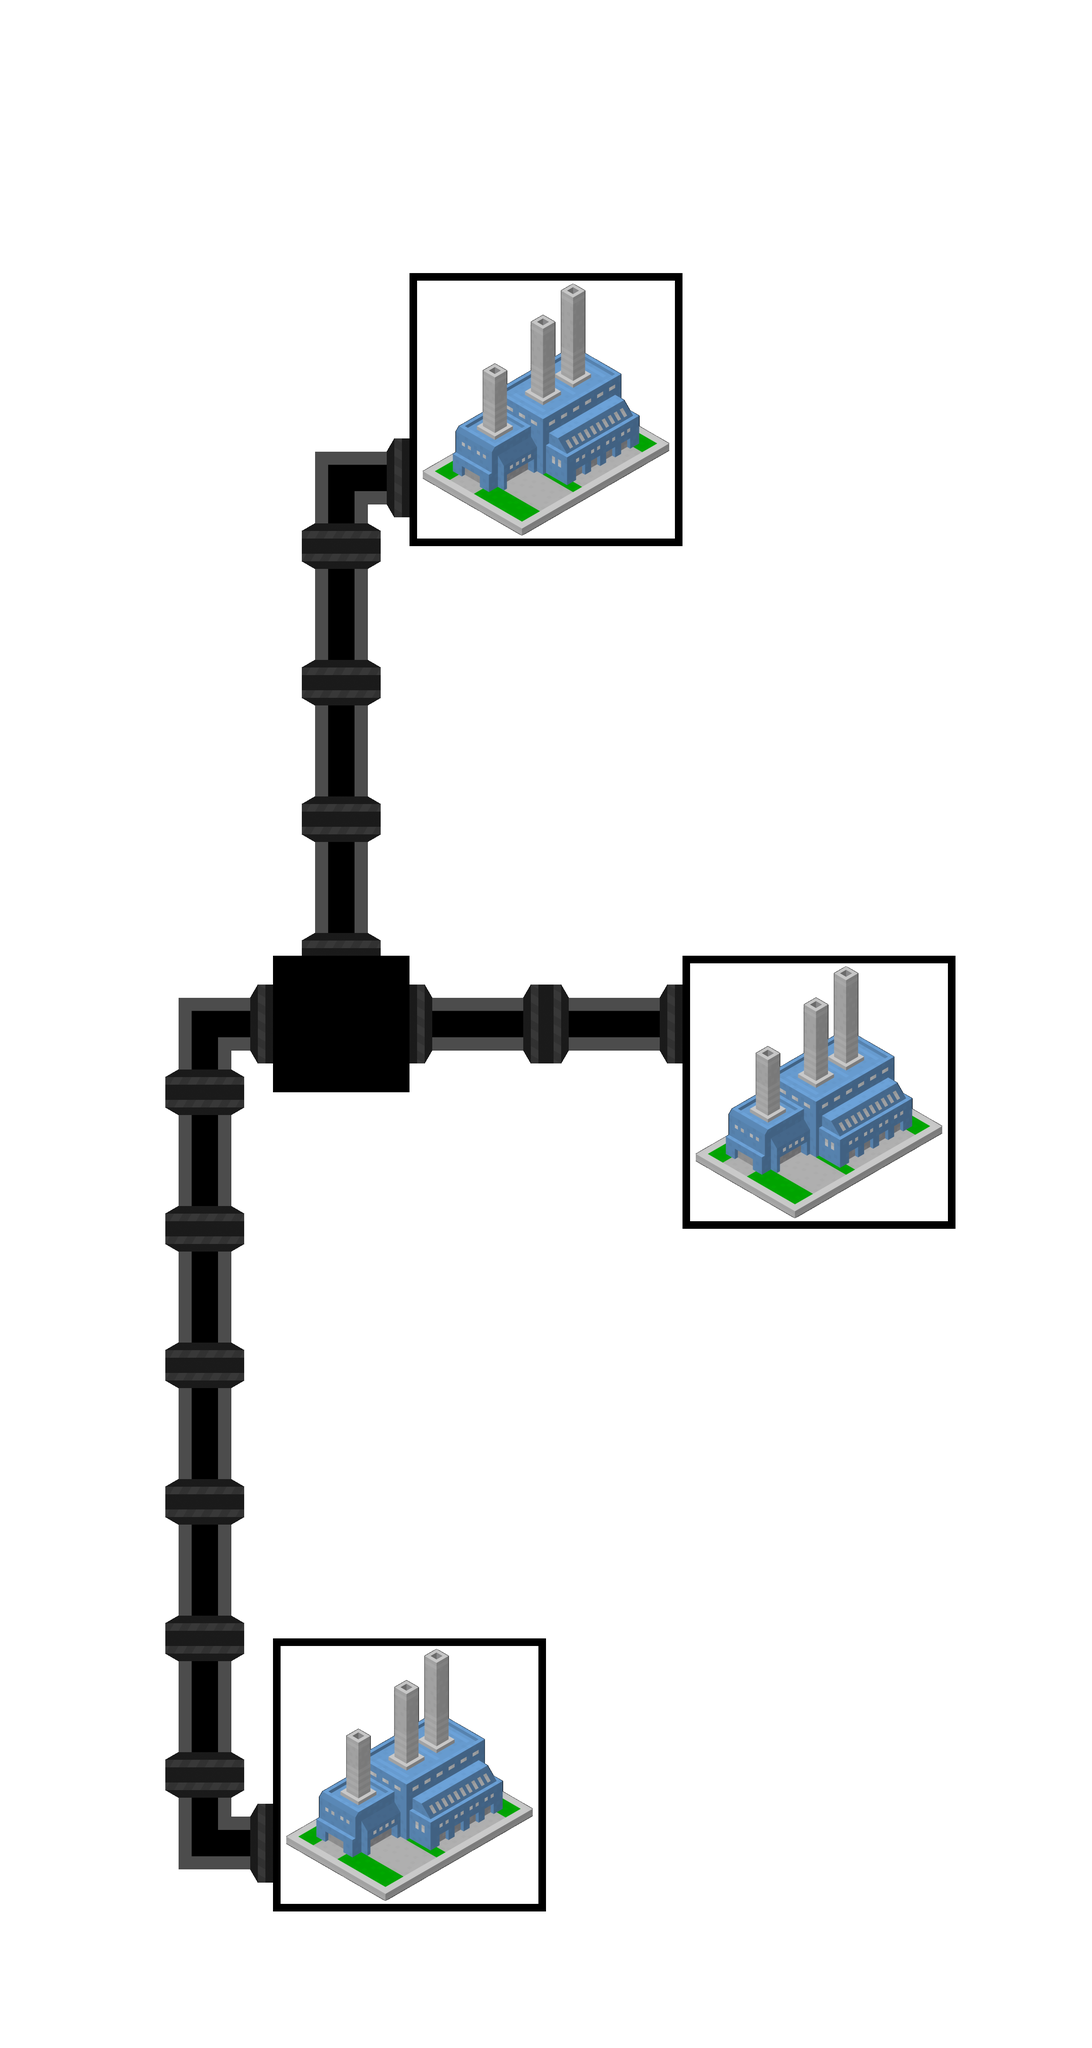

Below is a game level as drawn by its tile map, then a one-line description and the .tmx that defines it (tile-layer data replaced by summaries):
An orthogonal 8x15 tile map with 360x360 px tiles, 1 tile layer (Tiles) and 4 objects (Joint 1, Input1, Output1, Output2).

<map version="1.0" orientation="orthogonal" renderorder="right-down" width="8" height="15" tilewidth="360" tileheight="360" nextobjectid="21">
 <tileset firstgid="1" name="TileSheet-Small" tilewidth="360" tileheight="360">
  <image source="../TileSheets/TileSheet-Small.png" width="1800" height="1800" />
 </tileset>
 <layer name="Tiles" width="8" height="15">
  <data>[120 cells, 119 non-empty, 9 distinct tile ids]</data>
 </layer>
 <objectgroup name="Objects">
  <object id="15" name="Joint 1" gid="23" x="720" y="2880">
   <properties>
    <property name="numStates" value="2" />
    <property name="state0" value="rotate:0" />
    <property name="state1" value="rotate:-270" />
   </properties>
  </object>
  <object id="16" name="Input1" x="1080" y="1080" width="360" height="360">
   <properties>
    <property name="color0" value="Blue" />
    <property name="color1" value="Red" />
    <property name="numColors" value="2" />
   </properties>
  </object>
  <object id="17" name="Output1" x="1800" y="2520" width="360" height="360">
   <properties>
    <property name="color" value="Blue" />
   </properties>
  </object>
  <object id="18" name="Output2" x="720" y="4680" width="360" height="360">
   <properties>
    <property name="color" value="Red" />
   </properties>
  </object>
 </objectgroup>
</map>